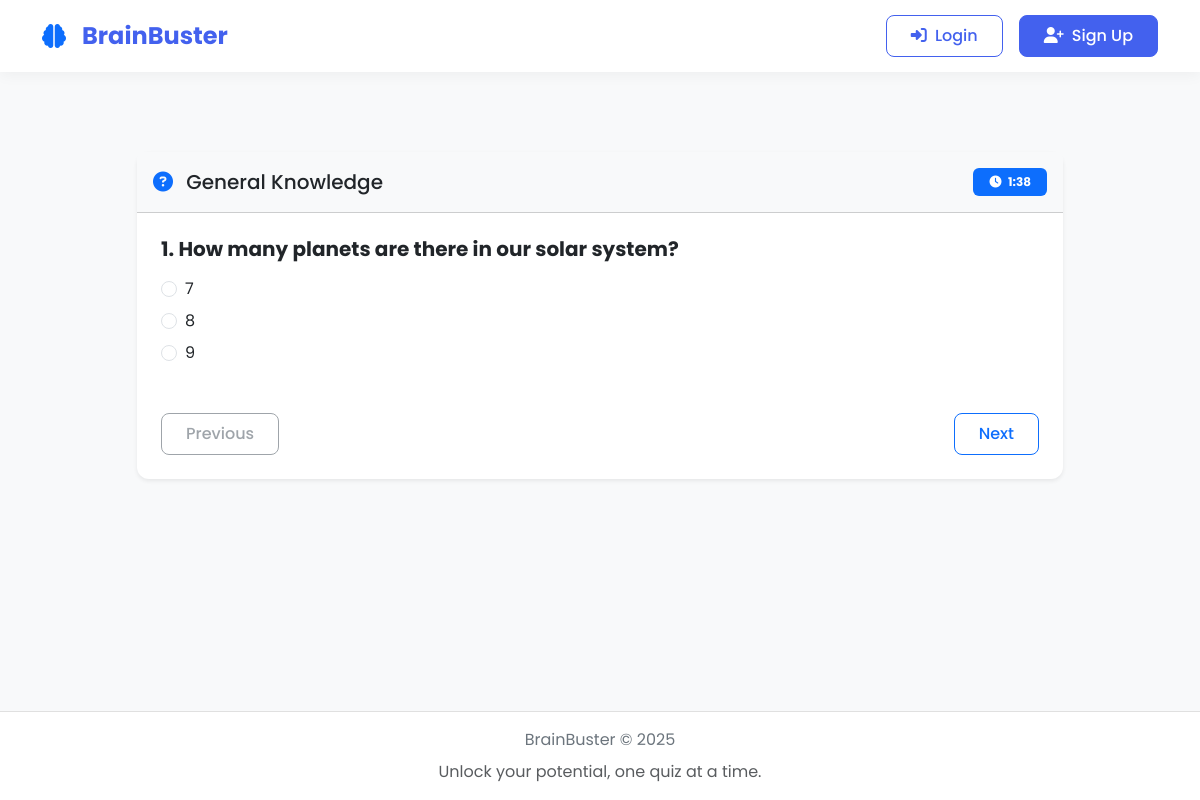
/quizzes/quiz/5/play/, run on the app's committed database.
### quizzes/models.py (models this page shows, shortened)
class Quiz(models.Model):
    title = models.CharField(max_length=255)
    description = models.TextField(blank=True, null=True)
    icon = models.CharField(max_length=50, default="question-circle")
    code = models.CharField(max_length=10, unique=True, default=generate_unique_code)
    created_by = models.ForeignKey(User, on_delete=models.CASCADE, related_name='quizzes')
    created_at = models.DateTimeField(auto_now=True)
    time_limit_per_question = models.IntegerField(help_text="Time limit in seconds", default=30)
    minimum_score_percentage = models.IntegerField(help_text="Minimum score required to pass (%)", default=60)

class Question(models.Model):
    quiz = models.ForeignKey(Quiz, related_name="questions", on_delete=models.CASCADE)
    text = models.TextField()

class Option(models.Model):
    question = models.ForeignKey(Question, related_name="options", on_delete=models.CASCADE)
    text = models.CharField(max_length=255)
    is_correct = models.BooleanField(default=False)

### quizzes/views.py (the view, shortened to what this page needs)
# urls.py: path('quiz/<int:quiz_id>/play/', views.play_quiz, name='play_quiz'),
def play_quiz(request, quiz_id):
    quiz = get_object_or_404(Quiz, id=quiz_id)
    if request.user.is_authenticated:
        is_creator = quiz.created_by == request.user
        is_participant = quiz.participations.filter(user=request.user).exists()
    else:
        is_creator = False
        is_participant = False
    questions = list(quiz.questions.prefetch_related('options').all())
    return render(request, 'quizzes/play_quiz.html', {
        'quiz': quiz,
        'questions': questions,
        'is_creator': is_creator
    })

### templates/quizzes/play_quiz.html (shortened to what this page needs)
{% extends 'base.html' %}
{% block content %}
<div class="container py-5">
    <div class="row justify-content-center">
        <div class="col-md-10">
            <div class="card shadow-sm border-0">
                <div class="card-header bg-light py-3">
                    <div class="d-flex justify-content-between align-items-center">
                        <h5 class="mb-0">
                            <i class="fas fa-{{ quiz.icon|default:'question-circle' }} text-primary me-2"></i>
                            {{ quiz.title }}
                        </h5>
                        <div id="timer" class="badge bg-primary py-2 px-3">
                            <i class="fas fa-clock me-1"></i> <span id="timeRemaining">0:00</span>
                        </div>
                    </div>
                </div>
                <div class="card-body p-4">
                    <form id="quizForm" method="post" action="{% url 'play_quiz' quiz.id %}">
                        <div id="questionsContainer">
                            {% for question in questions %}
                            <div class="question mb-5" data-question-id="{{ question.id }}" style="display: none;">
                                <h5 class="fw-bold mb-3">{{ forloop.counter }}. {{ question.text }}</h5>
                                {% for option in question.options.all %}
                                <div class="form-check mb-2">
                                    <input class="form-check-input" type="radio" name="question_{{ question.id }}"
                                           id="option_{{ option.id }}" value="{{ option.id }}"
                                           data-question-id="{{ question.id }}">
                                    <label class="form-check-label" for="option_{{ option.id }}">
                                        {{ option.text }}
                                    </label>
                                </div>
                                {% endfor %}
                            </div>
                            {% endfor %}
                        </div>
                        <div class="d-flex justify-content-between mt-4">
                            <button type="button" id="prevBtn" class="btn btn-outline-secondary" disabled>Previous</button>
                            <button type="button" id="nextBtn" class="btn btn-outline-primary">Next</button>
                        </div>
                    </form>
                </div>
            </div>
        </div>
    </div>
</div>
{% endblock %}

### static/css/style.css (style rules this page uses)
:root { --primary: #4361ee; --secondary: #3f37c9; --accent: #4cc9f0; --light: #f8f9fa; --dark: #212529; --success: #4ade80; --warning: #fbbf24; --danger: #f87171; --info: #60a5fa; }
body { font-family: 'Poppins', sans-serif; background-color: #f8f9fa; color: var(--dark); min-height: 100vh; display: flex; flex-direction: column; }
.card { border-radius: 12px; border: none; box-shadow: 0 5px 15px rgba(0, 0, 0, 0.05); transition: transform 0.3s ease, box-shadow 0.3s ease; }
.btn { border-radius: 8px; padding: 0.5rem 1.5rem; font-weight: 500; transition: all 0.3s ease; }

### data on the page
Quiz: title "General Knowledge"
Question: text "How many planets are there in our solar system?"
Option: text "7"
Option: text "8"
Option: text "9"
